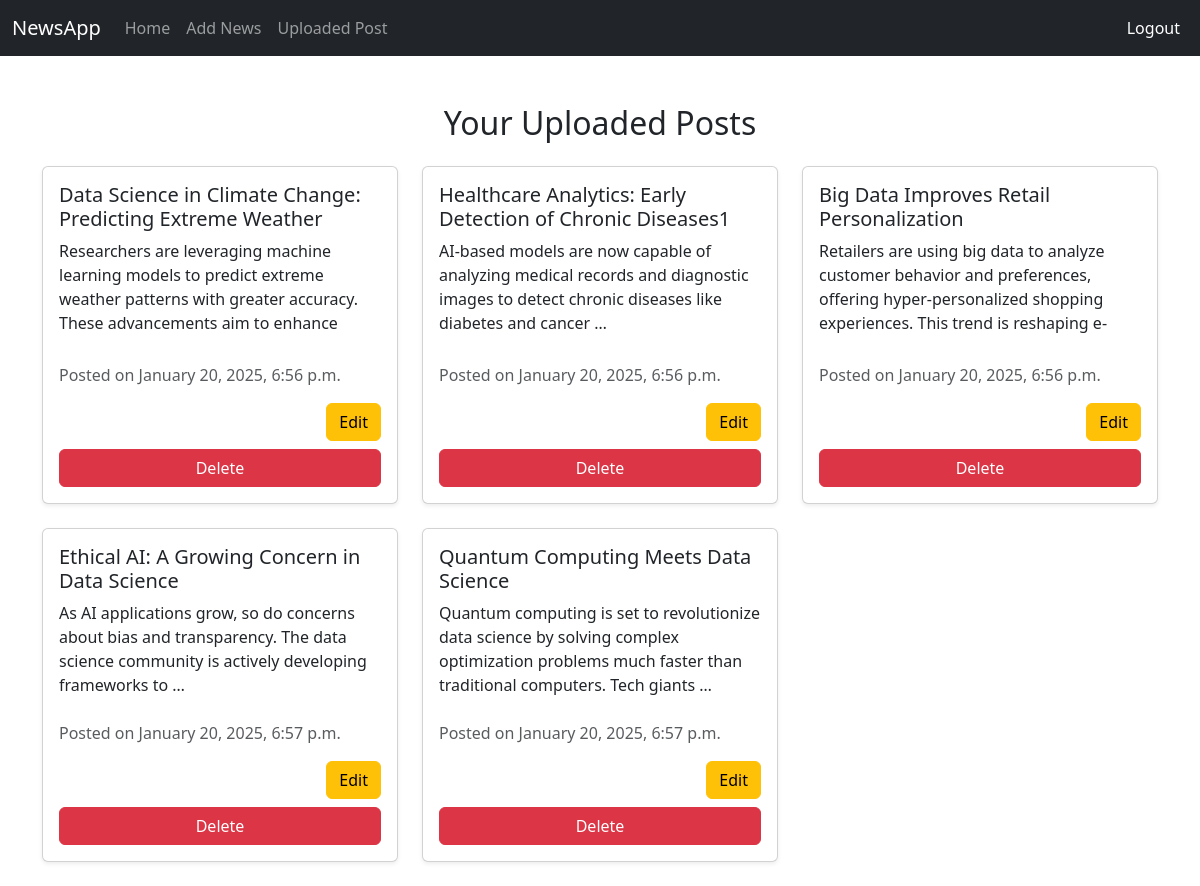
The app's page /uploaded-post/ (signed in) with its own data.
### newsapp/models.py (models this page shows, shortened)
class NewsPost(models.Model):
    user = models.ForeignKey(to=User, on_delete=models.CASCADE)
    title = models.CharField(max_length=300)
    desc = models.TextField()
    uploaded_at = models.DateTimeField(auto_now_add=True)

### newsapp/views.py (the view, shortened to what this page needs)
# urls.py: path('uploaded-post/', views.uploadedPost, name='uploaded_post'),
@login_required
def uploadedPost(request):
    uploaded_news = NewsPost.objects.filter(user=request.user)
    return render(request, 'uploaded_post.html', {'news': uploaded_news})

### newsapp/templates/uploaded_post.html (shortened to what this page needs)
{% extends "base.html" %}
{% block content %}
<div class="container mt-5">
    <h2 class="text-center mb-4">Your Uploaded Posts</h2>
    {% if news %}
        <div class="row">
            {% for post in news %}
                <div class="col-md-4 mb-4">
                    <div class="card h-100 shadow-sm">
                        <div class="card-body d-flex flex-column">
                            <h5 class="card-title">{{ post.title }}</h5>
                            <p class="card-text flex-grow-1 overflow-hidden" style="max-height: 100px; overflow: hidden;">
                                {{ post.desc|truncatewords:20 }}
                            </p>
                            <p class="text-muted mt-2">Posted on {{ post.uploaded_at|date:"F j, Y, g:i a" }}</p>
                            <div class="mt-auto">
                                <a href="{% url 'news_edit' post.pk %}" class="btn btn-warning float-end">Edit</a>
                            </div>
                            <div class="mt-2">
                                <form action="{% url 'uploaded_post' %}" method="POST">
                                    <button type="submit" class="btn btn-danger w-100">Delete</button>
                                </form>
                            </div>
                        </div>
                    </div>
                </div>
            {% endfor %}
        </div>
    {% else %}
        <p class="text-center">You have not uploaded any posts yet.</p>
    {% endif %}
</div>
{% endblock content %}

### records on screen
NewsPost: title "Data Science in Climate Change: Predicting Extreme Weather", desc "Researchers are leveraging machine learning models to predict extreme weather patterns with greater accuracy. These advancements aim to enhance…", uploaded_at "January 20, 2025, 6:56 p.m."
NewsPost: title "Healthcare Analytics: Early Detection of Chronic Diseases1", desc "AI-based models are now capable of analyzing medical records and diagnostic images to detect chronic diseases like diabetes and cancer …", uploaded_at "January 20, 2025, 6:56 p.m."
NewsPost: title "Big Data Improves Retail Personalization", desc "Retailers are using big data to analyze customer behavior and preferences, offering hyper-personalized shopping experiences. This trend is reshaping…", uploaded_at "January 20, 2025, 6:56 p.m."
NewsPost: title "Ethical AI: A Growing Concern in Data Science", desc "As AI applications grow, so do concerns about bias and transparency. The data science community is actively developing frameworks to …", uploaded_at "January 20, 2025, 6:57 p.m."
NewsPost: title "Quantum Computing Meets Data Science", desc "Quantum computing is set to revolutionize data science by solving complex optimization problems much faster than traditional computers. Tech giants …", uploaded_at "January 20, 2025, 6:57 p.m."
